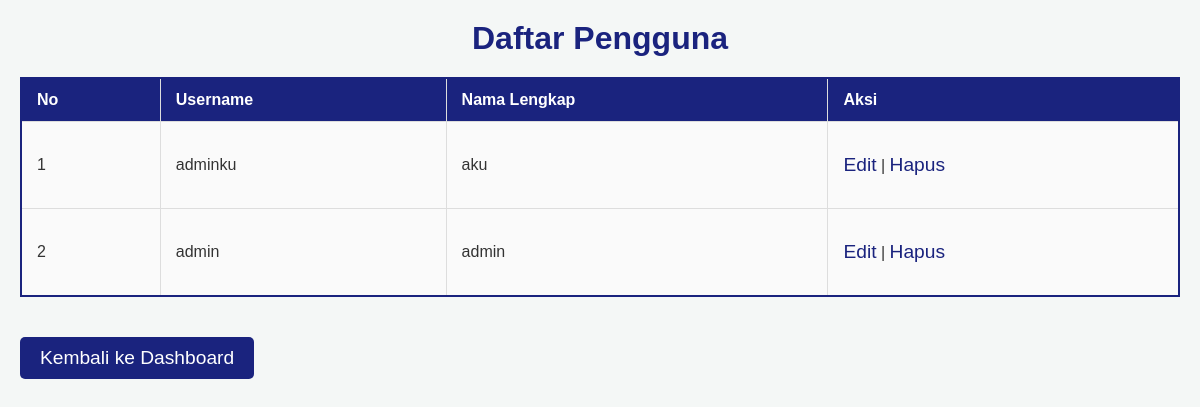
The page /pengguna.php on the database its author committed.
### tables this page shows
CREATE TABLE `users` (
  `user_id` int(11) NOT NULL,
  `username` varchar(50) NOT NULL,
  `nama_lengkap` varchar(100) NOT NULL,
  `password` varchar(255) NOT NULL,
  `created_at` timestamp NOT NULL DEFAULT current_timestamp()
);

### pengguna.php (the view, shortened to what this page needs)
<?php
include 'koneksi.php';
$query = "SELECT * FROM users ORDER BY created_at DESC";
$result = mysqli_query($conn, $query);
?>
<!DOCTYPE html>
<html lang="en">
<head>
    <link rel="stylesheet" href="tabel.css">
</head>
<body>
    <h1>Daftar Pengguna</h1>
    <table>
        <thead>
            <tr>
                <th>No</th>
                <th>Username</th>
                <th>Nama Lengkap</th>
                <th>Aksi</th>
            </tr>
        </thead>
        <tbody>
            <?php
            $no = 1;
            while ($row = mysqli_fetch_assoc($result)) {
                echo "<tr>";
                echo "<td>" . $no++ . "</td>";
                echo "<td>" . $row['username'] . "</td>";
                echo "<td>" . $row['nama_lengkap'] . "</td>";
                echo "<td>
                        <a href='edit_pengguna.php?id=" . $row['user_id'] . "'>Edit</a> |
                        <a href='delete_pengguna.php?id=" . $row['user_id'] . "' onclick='return confirm(\"Hapus pengguna ini?\")'>Hapus</a>
                    </td>";
                echo "</tr>";
            }
            ?>
        </tbody>
    </table>
    <a href="dashboard.php">
        <button>Kembali ke Dashboard</button>
    </a>
</body>
</html>

### tabel.css (style rules this page uses)
* { margin: 0; padding: 0; box-sizing: border-box; }
body { font-family: 'Arial', sans-serif; background-color: #f4f7f6; color: #333; margin: 0; padding: 20px; }
h1 { font-size: 2em; color: #1A237E; text-align: center; margin-bottom: 20px; }
table { width: 100%; border-collapse: collapse; margin-top: 20px; border: 2px solid #1A237E; }
th, td { padding: 12px 15px; text-align: left; border: 1px solid #ddd; }
th { background-color: #1A237E; color: #fff; }
td { background-color: #fafafa; }
button { background-color: #1A237E; color: white; padding: 10px 20px; border: none; border-radius: 5px; cursor: pointer; font-size: 1em; }
a { text-decoration: none; font-size: 1.2em; color: #1A237E; }
button, a { display: inline-block; margin: 20px auto; text-align: center; }

### rows shown on the page
users: username "adminku", nama_lengkap "aku"
users: username "admin", nama_lengkap "admin"
